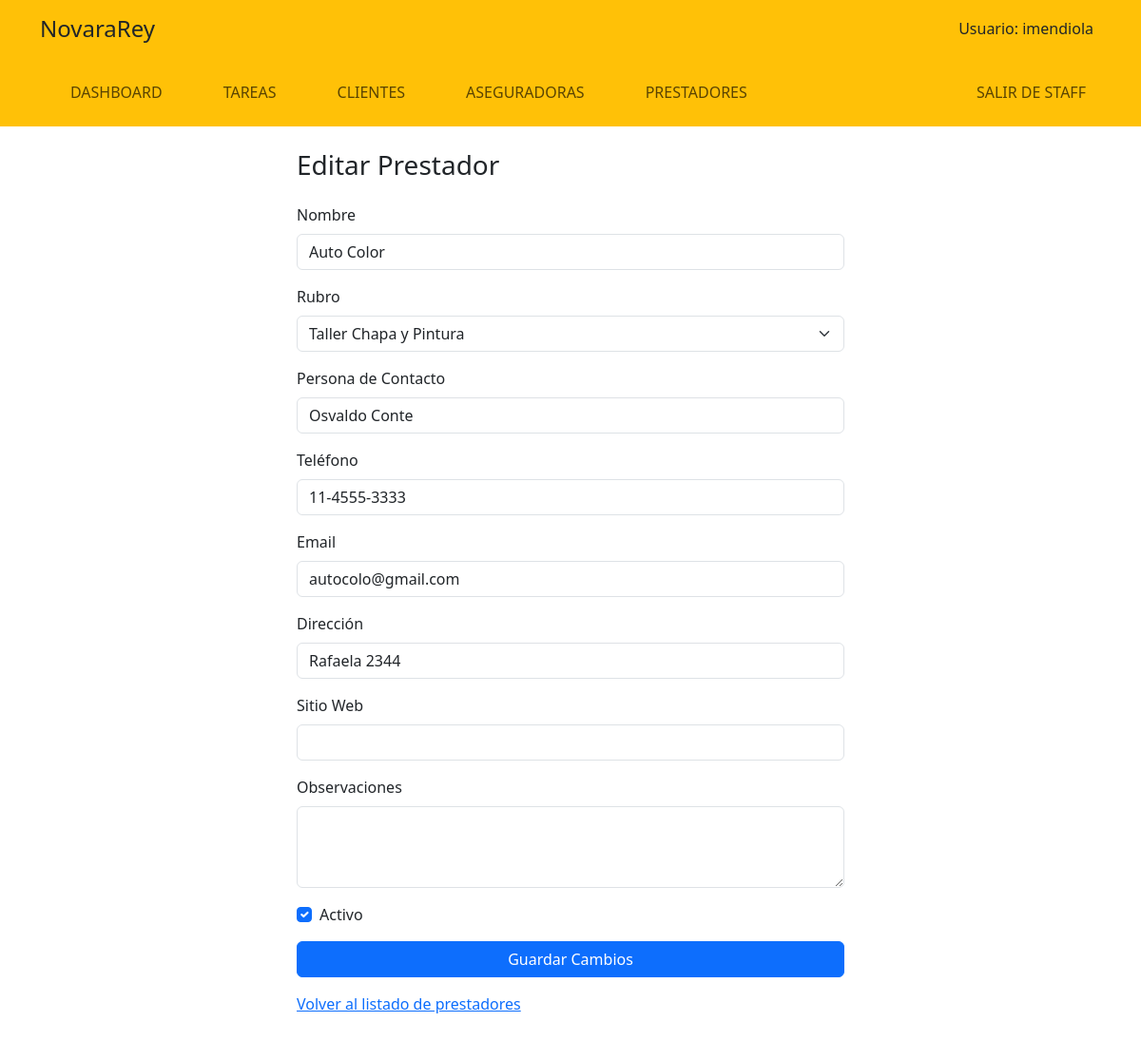
The app's page /staff/prestadores/edit/2/ (signed in), older data.
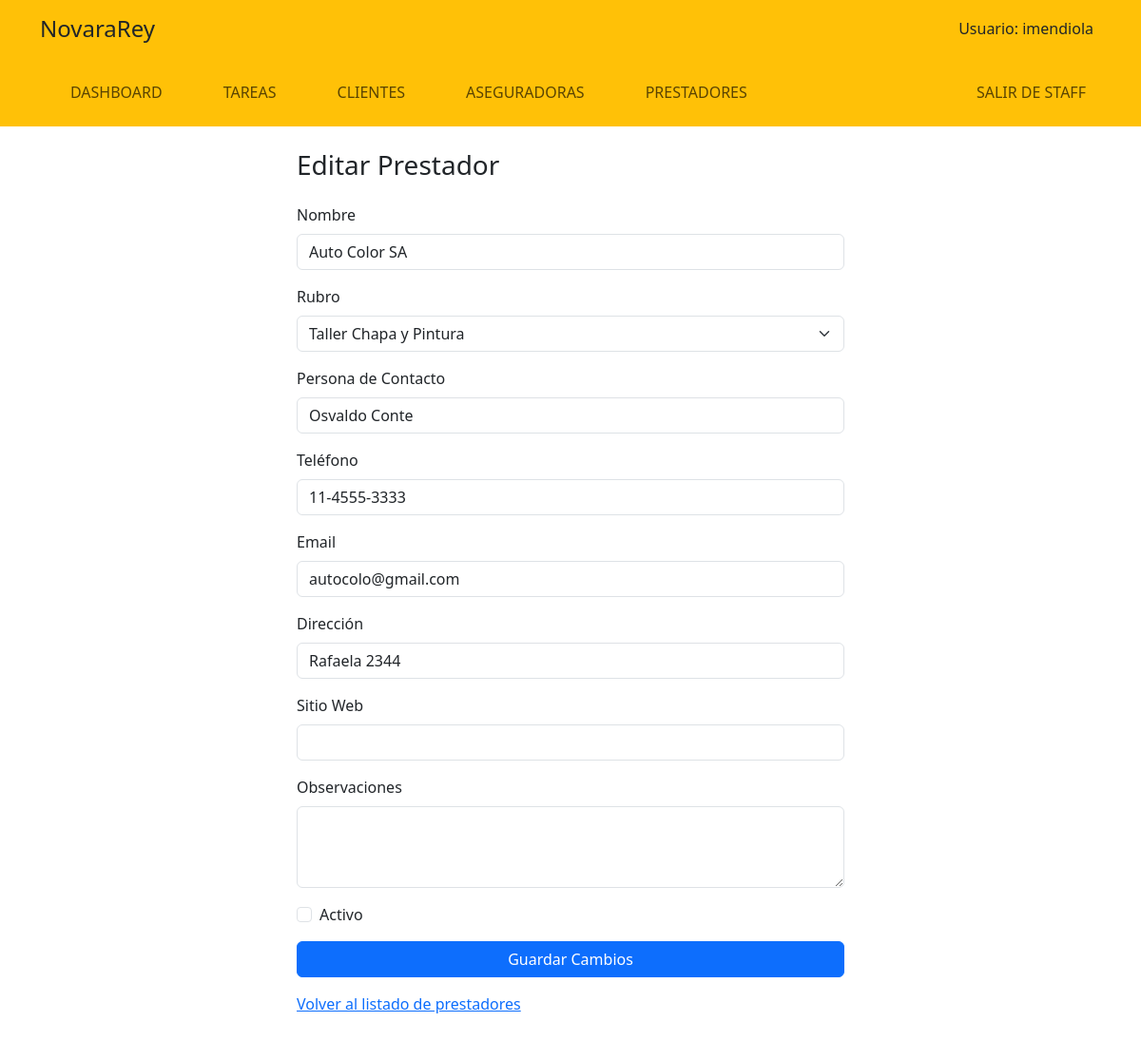
The same page, newer data.
### StaffApp/models.py (models this page shows, shortened)
class Prestador(models.Model):
    nombre = models.CharField(max_length=100, verbose_name='Nombre del Prestador')
    rubro = models.ForeignKey(RubroPrestador, on_delete=models.CASCADE, verbose_name='Rubro')
    contacto = models.CharField(max_length=100, verbose_name='Nombre de Contacto', blank=True, null=True)
    telefono = models.CharField(max_length=15, verbose_name='Teléfono', blank=True, null=True)
    email = models.EmailField(verbose_name='Email', blank=True, null=True)
    direccion = models.CharField(max_length=255, verbose_name='Dirección', blank=True, null=True)
    sitio_web = models.URLField(verbose_name='Sitio Web', blank=True, null=True)
    fecha_creacion = models.DateTimeField(auto_now_add=True, verbose_name='Fecha de Creación')
    activo = models.BooleanField(default=True, verbose_name='Activo')
    observaciones = models.TextField(verbose_name='Observaciones', blank=True, null=True)
    class Meta:
        verbose_name = 'Prestador'
        verbose_name_plural = 'Prestadores'
        ordering = ['rubro__nombre', 'nombre']

class RubroPrestador(models.Model):
    nombre = models.CharField(max_length=100, verbose_name='Nombre del Rubro')
    descripcion = models.TextField(verbose_name='Descripción', blank=True, null=True)
    class Meta:
        verbose_name = 'Rubro de Prestador'
        verbose_name_plural = 'Rubros de Prestadores'
        ordering = ['nombre']

### StaffApp/views.py (the view, shortened to what this page needs)
# urls.py: path('prestadores/edit/<int:id>/', vista_prestadores_edit, name='prestadores_edit'),
@login_required(login_url='/login/login/')
def vista_prestadores_edit(request, id):
    prestador = Prestador.objects.get(id=id)
    rubros = RubroPrestador.objects.all().order_by('nombre')
    return render(request, 'StaffApp/prestadoresEdit.html', {'prestador': prestador, 'rubros': rubros})

### StaffApp/templates/StaffApp/prestadoresEdit.html (shortened to what this page needs)
{% extends "StaffApp/baseStaff.html" %}
{% block content %}
<div class="container mt-4" style="max-width: 600px;">
    <h3 class="mb-4">Editar Prestador</h3>
    <form method="post">
        <div class="mb-3">
            <label for="nombre" class="form-label">Nombre</label>
            <input type="text" class="form-control" id="nombre" name="nombre" value="{{ prestador.nombre|default_if_none:'' }}" required>
        </div>
        <div class="mb-3">
            <label for="rubro" class="form-label">Rubro</label>
            <select class="form-select" id="rubro" name="rubro" required>
                {% for rubro in rubros %}
                    <option value="{{ rubro.id }}" {% if prestador.rubro.id == rubro.id %}selected{% endif %}>{{ rubro.nombre }}</option>
                {% endfor %}
            </select>
        </div>
        <div class="mb-3">
            <label for="contacto" class="form-label">Persona de Contacto</label>
            <input type="text" class="form-control" id="contacto" name="contacto" value="{{ prestador.contacto|default_if_none:'' }}">
        </div>
        <div class="mb-3">
            <label for="telefono" class="form-label">Teléfono</label>
            <input type="text" class="form-control" id="telefono" name="telefono" value="{{ prestador.telefono|default_if_none:'' }}">
        </div>
        <div class="mb-3">
            <label for="email" class="form-label">Email</label>
            <input type="email" class="form-control" id="email" name="email" value="{{ prestador.email|default_if_none:'' }}">
        </div>
        <div class="mb-3">
            <label for="direccion" class="form-label">Dirección</label>
            <input type="text" class="form-control" id="direccion" name="direccion" value="{{ prestador.direccion|default_if_none:'' }}">
        </div>
        <div class="mb-3">
            <label for="sitio_web" class="form-label">Sitio Web</label>
            <input type="url" class="form-control" id="sitio_web" name="sitio_web" value="{{ prestador.sitio_web|default_if_none:'' }}">
        </div>
        <div class="mb-3">
            <label for="observaciones" class="form-label">Observaciones</label>
            <textarea class="form-control" id="observaciones" name="observaciones" rows="3">{{ prestador.observaciones|default_if_none:'' }}</textarea>
        </div>
        <div class="mb-3 form-check">
            <input type="checkbox" class="form-check-input" id="activo" name="activo" value="1" {% if prestador.activo %}checked{% endif %}>
            <label class="form-check-label" for="activo">Activo</label>
        </div>
        <button type="submit" class="btn btn-primary w-100">Guardar Cambios</button>
    </form>
    <div class="mt-3">
        <a href="{% url 'prestadores_main' %}">Volver al listado de prestadores</a>
    </div>
</div>
{% endblock %}

Row changes from the older to the newer data that the page shows:
changed Prestador "Osvaldo Conte": nombre "Auto Color" → "Auto Color SA"; activo "☑" → "☐"
